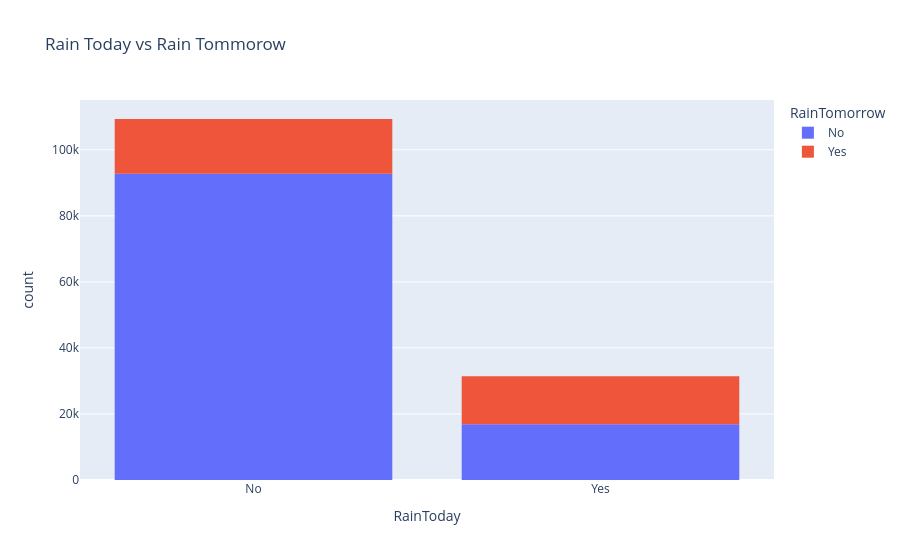

Source (notebook cell):
### Code cell
px.histogram(raw_df,x='RainToday',title='Rain Today vs Rain Tommorow ',color='RainTomorrow')

### Figure 1 — Plotly figure (JSON) as saved in the notebook; plotly's stock layout.template omitted (floating-point values rounded to 4 significant figures; data arrays with more than 128 entries replaced by an {"elided": "..."} marker saying what was removed)
{"data": [{"bingroup": "x", "hovertemplate": "RainTomorrow=No<br>RainToday=%{x}<br>count=%{y}<extra></extra>", "legendgroup": "No", "marker": {"color": "#636efa", "pattern": {"shape": ""}}, "name": "No", "orientation": "v", "showlegend": true, "type": "histogram", "x": {"elided": "109586 str values"}, "xaxis": "x", "yaxis": "y"}, {"bingroup": "x", "hovertemplate": "RainTomorrow=Yes<br>RainToday=%{x}<br>count=%{y}<extra></extra>", "legendgroup": "Yes", "marker": {"color": "#EF553B", "pattern": {"shape": ""}}, "name": "Yes", "orientation": "v", "showlegend": true, "type": "histogram", "x": {"elided": "31201 str values"}, "xaxis": "x", "yaxis": "y"}], "layout": {"barmode": "relative", "legend": {"title": {"text": "RainTomorrow"}, "tracegroupgap": 0}, "title": {"text": "Rain Today vs Rain Tommorow "}, "xaxis": {"anchor": "y", "domain": [0, 1], "title": {"text": "RainToday"}}, "yaxis": {"anchor": "x", "domain": [0, 1], "title": {"text": "count"}}}}
